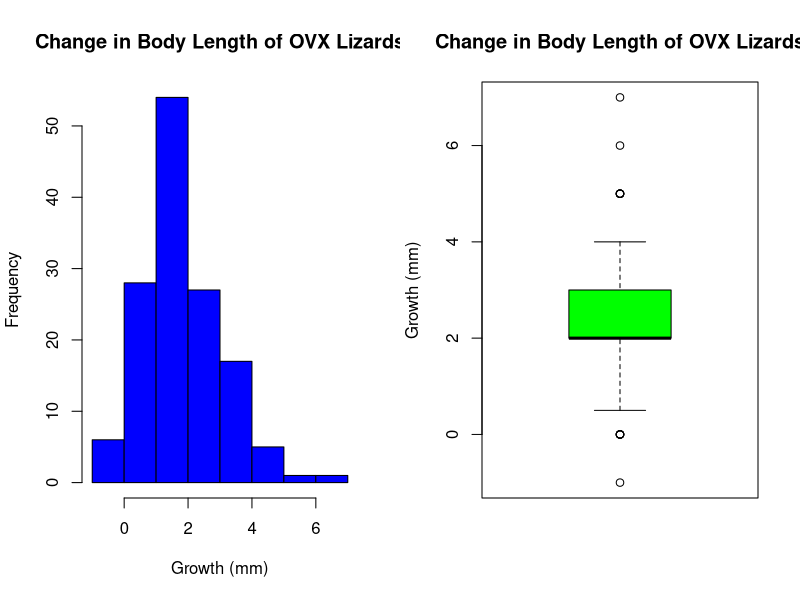
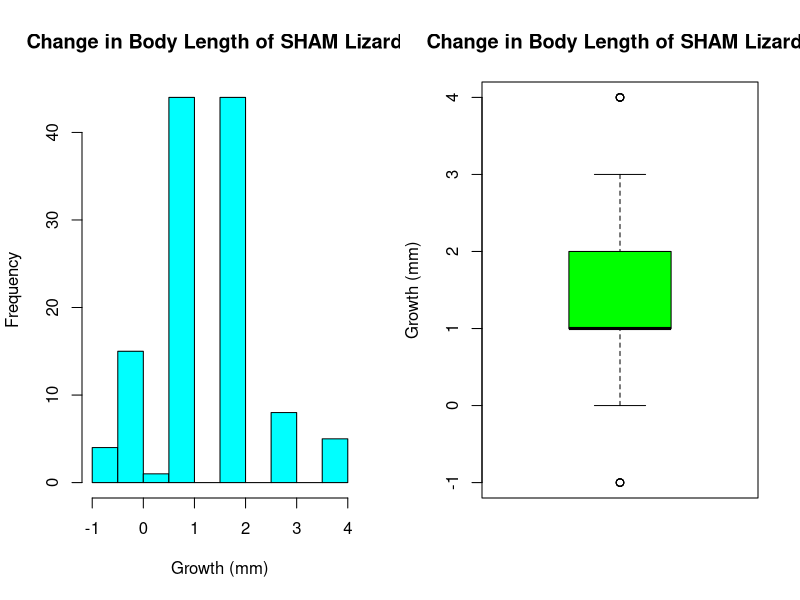

The R script that drew these images, in order:
# Data Analysis Project Script

anole <- read.csv("data/cox_functional_ecology_data.csv")
ovx <- subset(anole, Treat == "OVX")
sham <- subset(anole, Treat == "SHAM")

# Initial Data Exploration
summary(ovx)
summary(sham)

# Growth (mm) five number summary for ovx:
# min: -1.0
# 1st Quart: 2.0
# Median: 2.0
# 3rd Quart: 3.0
# Max: 7.0
# mean is 2.309
# sd is 1.274607

# Plotting the OVX Growth data
sd(ovx$Growth..mm., na.rm = TRUE)
par(mfrow = c(1, 2))

hist(ovx$Growth..mm., main = "Change in Body Length of OVX Lizards", xlab = "Growth (mm)", col = "blue")

boxplot(ovx$Growth..mm., main = "Change in Body Length of OVX Lizards", ylab = "Growth (mm)", col = "green")


# Plotting the SHAM growth data
sd(sham$Growth..mm., na.rm = TRUE)

hist(sham$Growth..mm., main = "Change in Body Length of SHAM Lizards", xlab = "Growth (mm)", col = "cyan")

boxplot(sham$Growth..mm., main = "Change in Body Length of SHAM Lizards", ylab = "Growth (mm)", col = "green")



# Calculating T test statistic:

# Calling ovx group 1 and sham group 2
# T_ts
# ovx: n = 139, (140 observations - 1 NA)
# sham: n = 121, (122 observations - 1 NA)

(2.309 - 1.426) # 0.883

(1.274607^2) / (139) + (1.042156^2) / (121) # 0.02066388

sqrt(0.02066388) # 0.1688002

0.883 / 0.1437494 # 6.142634

# T_ts = 6.142634
# Df = 120



# P-value Calculation
pt(6.142634, df = 120, lower.tail = FALSE)

# one-sided, right-tailed t test
# P-value = 5.445521e-09
# significance level of 5% or 0.05 (alpha)
# p-value < 0.05


# Confidence interval calculation: 95% CI

# Calculate t*
qt(.025, df = 120)

# t* = -1.97993

-1.97993 * 0.1437494 # equals m (margin of error) -> -0.2846137
(2.309 - 1.426) + (-0.2846137) # 0.5983863, lower bound of 95% CI
(2.309 - 1.426) - (-0.2846137) # 1.167614, upper bound of 95% CI
